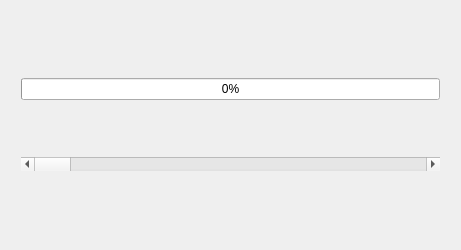
<?xml version="1.0" encoding="UTF-8"?>
<ui version="4.0">
 <class>Widget</class>
 <widget class="QWidget" name="Widget">
  <property name="geometry">
   <rect>
    <x>0</x>
    <y>0</y>
    <width>461</width>
    <height>250</height>
   </rect>
  </property>
  <property name="minimumSize">
   <size>
    <width>400</width>
    <height>200</height>
   </size>
  </property>
  <property name="maximumSize">
   <size>
    <width>1000</width>
    <height>250</height>
   </size>
  </property>
  <property name="windowTitle">
   <string>Scrollbar - progressbar interaction</string>
  </property>
  <layout class="QHBoxLayout" name="horizontalLayout">
   <item>
    <layout class="QVBoxLayout" name="verticalLayout">
     <property name="spacing">
      <number>0</number>
     </property>
     <property name="sizeConstraint">
      <enum>QLayout::SetDefaultConstraint</enum>
     </property>
     <property name="leftMargin">
      <number>10</number>
     </property>
     <property name="topMargin">
      <number>10</number>
     </property>
     <property name="rightMargin">
      <number>10</number>
     </property>
     <property name="bottomMargin">
      <number>10</number>
     </property>
     <item>
      <widget class="QProgressBar" name="progressBar">
       <property name="value">
        <number>0</number>
       </property>
       <property name="alignment">
        <set>Qt::AlignCenter</set>
       </property>
      </widget>
     </item>
     <item>
      <widget class="QScrollBar" name="horizontalScrollBar">
       <property name="maximum">
        <number>100</number>
       </property>
       <property name="orientation">
        <enum>Qt::Horizontal</enum>
       </property>
      </widget>
     </item>
    </layout>
   </item>
  </layout>
 </widget>
 <layoutdefault spacing="6" margin="11"/>
 <resources/>
 <connections/>
</ui>
